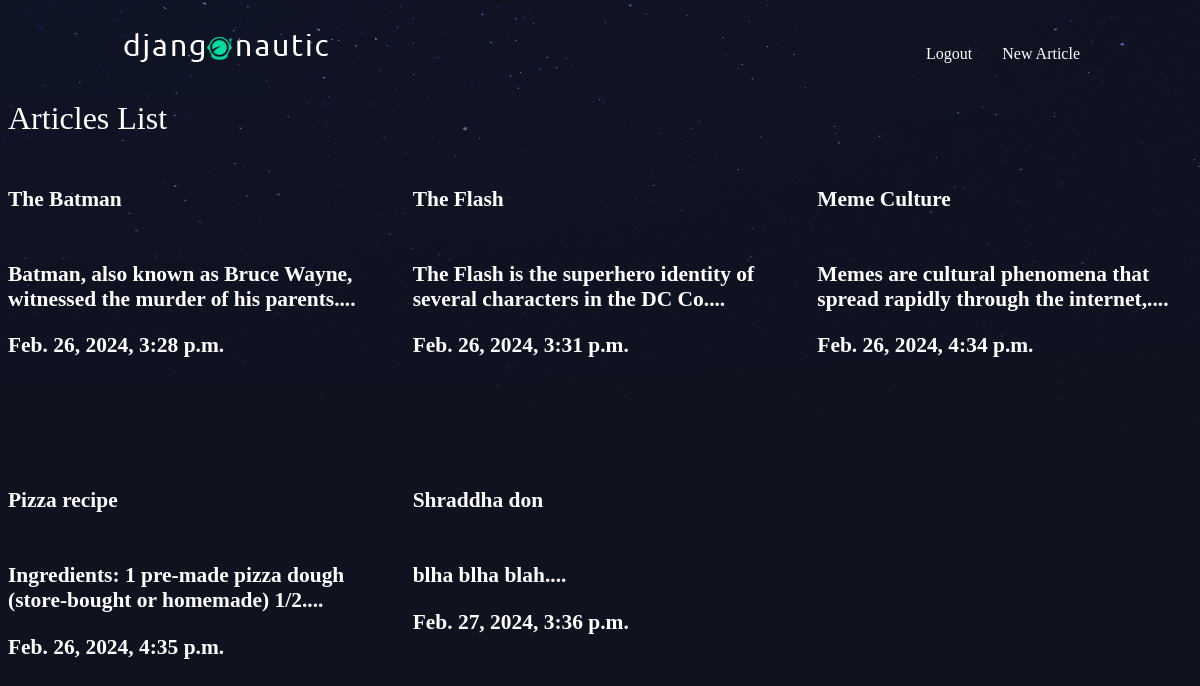
Screenshot of /articles/ (signed in) with the database file from the repository.
### articles/models.py (models this page shows, shortened)
class Article(models.Model):
    title = models.CharField(max_length=100)
    slug  = models.SlugField()
    body  = models.TextField()
    date  = models.DateTimeField(auto_now_add=True) # when an article is created it is automatically populate this field
    thumb = models.ImageField(default='default.png',blank=True)
    author = models.ForeignKey(User,on_delete=models.CASCADE,default=None)
    def snippet(self):
        return self.body[0:70]+'....' # displays only 50 characters on the article page and .... in the end

### articles/views.py (the view)
# urls.py: path('',article_views.article_list,name="Home"),
def article_list(request):
    articles = Article.objects.all().order_by('date')
    return render(request,'articles/article_list.html',{'articles':articles}) #django looks in templates and finds article folder

### articles/templates/articles/article_list.html
 {% extends 'base_layout.html'%}
 {%block content%}
     <h1>Articles List<h1>
     <div class="articles">
       {% for article in articles%}
        <div class"article">
            <h6> <a href="{% url 'articles:detail' article.slug %}">{{article.title}}</a><h6>
            <p>{{article.snippet}}</p>
            <p>{{article.date}}</p>
        </div>
     {%endfor %}
    </div>
{% endblock %}

### assets/styles.css (style rules this page uses)
body { background-color: #0f121f; background-image: url(/static/stars.png); background-repeat: no-repeat; color: #fff; }
body * { font-family: Ubuntu; }
h1, h2, h3, h4, h5 { font-weight: normal; margin: 0; }
a, a:hover, a:visited { color: #fff; text-decoration: none; }
.articles { display: grid; grid-template-columns: 1fr 1fr 1fr; grid-gap: 30px; }

### rows the page displays
Article: title "The Batman", snippet "Batman, also known as Bruce Wayne, witnessed the murder of his parents....", date "Feb. 26, 2024, 3:28 p.m."
Article: title "The Flash", snippet "The Flash is the superhero identity of several characters in the DC Co....", date "Feb. 26, 2024, 3:31 p.m."
Article: title "Meme Culture", snippet "Memes are cultural phenomena that spread rapidly through the internet,....", date "Feb. 26, 2024, 4:34 p.m."
Article: title "Pizza recipe", snippet "Ingredients: 1 pre-made pizza dough (store-bought or homemade) 1/2....", date "Feb. 26, 2024, 4:35 p.m."
Article: title "Shraddha don", snippet "blha blha blah....", date "Feb. 27, 2024, 3:36 p.m."
